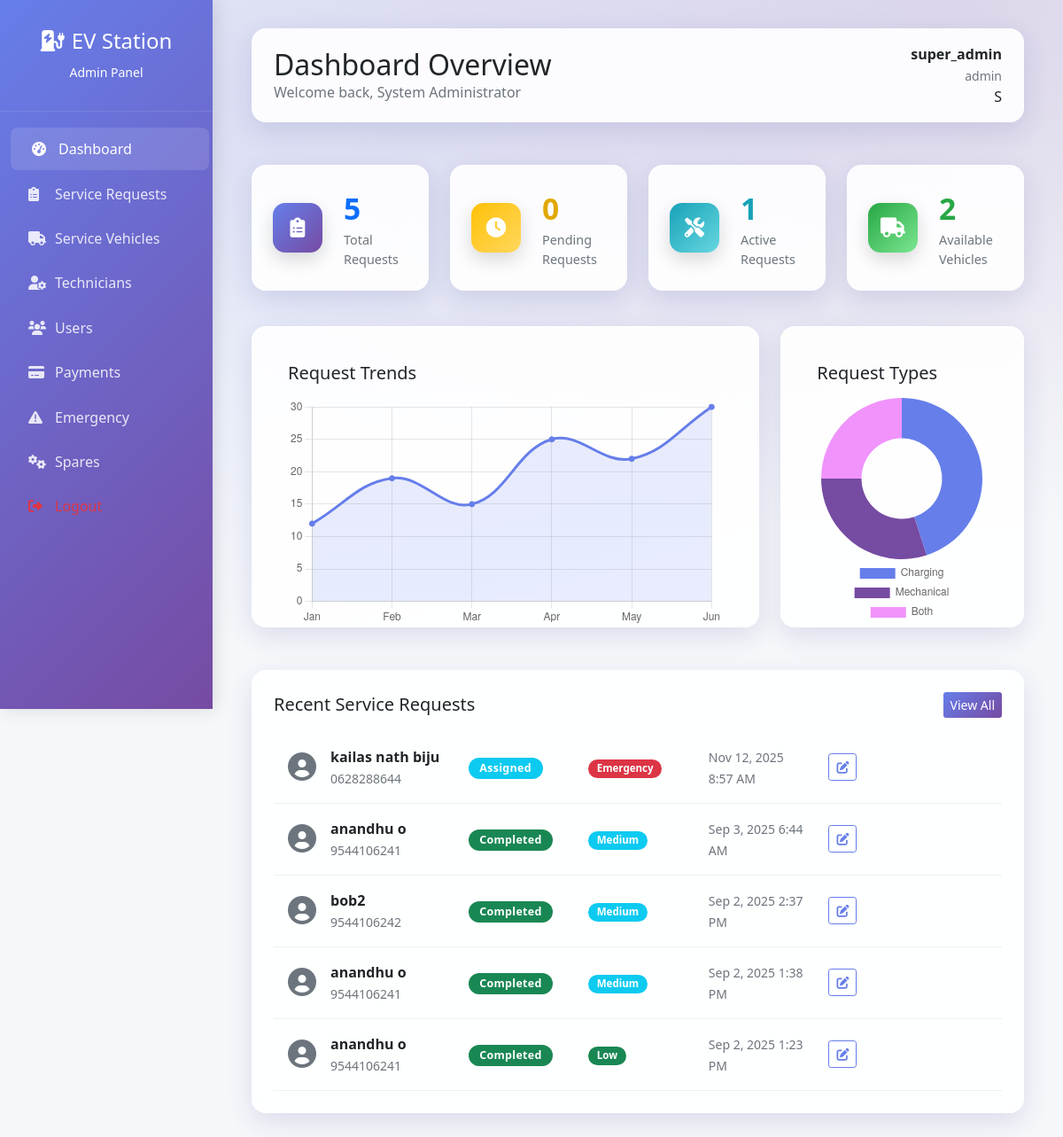
Page /admin/dashboard.php (signed in) on the committed database.
### tables this page shows
CREATE TABLE `service_requests` (
  `id` int(11) NOT NULL,
  `user_id` int(11) NOT NULL,
  `user_vehicle_id` int(11) DEFAULT NULL,
  `request_type` enum('charging','mechanical','both') NOT NULL,
  `vehicle_location_lat` decimal(10,8) NOT NULL,
  `vehicle_location_lng` decimal(11,8) NOT NULL,
  `description` text DEFAULT NULL,
  `urgency_level` enum('low','medium','high','emergency') DEFAULT 'medium',
  `status` enum('pending','assigned','in_progress','completed','cancelled') DEFAULT 'pending',
  `assigned_vehicle_id` int(11) DEFAULT NULL,
  `assigned_technician_id` int(11) DEFAULT NULL,
  `estimated_arrival_time` datetime DEFAULT NULL,
  `actual_arrival_time` datetime DEFAULT NULL,
  `completion_time` datetime DEFAULT NULL,
  `total_cost` decimal(10,2) DEFAULT NULL,
  `payment_status` enum('pending','paid','failed') DEFAULT 'pending',
  `created_at` timestamp NOT NULL DEFAULT current_timestamp(),
  `updated_at` timestamp NOT NULL DEFAULT current_timestamp() ON UPDATE current_timestamp()
);

CREATE TABLE `users` (
  `id` int(11) NOT NULL,
  `username` varchar(50) NOT NULL,
  `email` varchar(100) NOT NULL,
  `password` varchar(255) NOT NULL,
  `full_name` varchar(100) NOT NULL,
  `phone` varchar(20) DEFAULT NULL,
  `vehicle_model` varchar(100) DEFAULT NULL,
  `vehicle_plate` varchar(20) DEFAULT NULL,
  `created_at` timestamp NOT NULL DEFAULT current_timestamp(),
  `updated_at` timestamp NOT NULL DEFAULT current_timestamp() ON UPDATE current_timestamp()
);

### admin/dashboard.php (the view, shortened to what the rows shown need)
<?php
require_once '../includes/functions.php';
$adminManager = new AdminManager();
?>
<!DOCTYPE html>
<html lang="en">
<head>
    <link href="https://cdn.jsdelivr.net/npm/bootstrap@5.1.3/dist/css/bootstrap.min.css" rel="stylesheet">
    <link href="https://cdnjs.cloudflare.com/ajax/libs/font-awesome/6.0.0/css/all.min.css" rel="stylesheet">
    <link href="https://cdn.jsdelivr.net/npm/chart.js@3.7.0/dist/chart.min.css" rel="stylesheet">
</head>
<body>
    <div class="container-fluid">
        <div class="row">
            <div class="main-with-fixed-sidebar">
                <div class="main-content">
                    <div class="top-bar glass fade-in">
                        <div class="row align-items-center">
                            <div class="col-md-6">
                                <h2 class="mb-0">Dashboard Overview</h2>
                            </div>
                        </div>
                    </div>
                    <br>
                    <br>
                    <br>
                    <div class="recent-requests glass fade-in">
                        <?php
                        $recent_requests = $adminManager->getAllRequests(null, 5);
                        if (!empty($recent_requests)):
                        ?>
                            <?php foreach ($recent_requests as $request): ?>
                                <div class="request-item">
                                    <div class="row align-items-center">
                                        <div class="col-md-3">
                                            <div class="d-flex align-items-center">
                                                <div class="me-3">
                                                    <i class="fas fa-user-circle fa-2x text-muted"></i>
                                                </div>
                                                <div>
                                                    <div class="fw-bold"><?php echo htmlspecialchars($request['user_name']); ?></div>
                                                    <small class="text-muted"><?php echo htmlspecialchars($request['user_phone']); ?></small>
                                                </div>
                                            </div>
                                        </div>
                                        <div class="col-md-2">
                                            <span class="badge bg-<?php echo UtilityFunctions::getStatusColor($request['status']); ?> status-badge">
                                                <?php echo ucfirst(str_replace('_', ' ', $request['status'])); ?>
                                            </span>
                                        </div>
                                        <div class="col-md-2">
                                            <span class="badge bg-<?php echo UtilityFunctions::getUrgencyColor($request['urgency_level']); ?> urgency-badge">
                                                <?php echo ucfirst($request['urgency_level']); ?>
                                            </span>
                                        </div>
                                        <div class="col-md-2">
                                            <small class="text-muted"><?php echo UtilityFunctions::formatDateTime($request['created_at']); ?></small>
                                        </div>
                                        <div class="col-md-1">
                                            <a href="assign-request.php?id=<?php echo $request['id']; ?>" class="btn btn-outline-primary btn-sm">
                                                <i class="fas fa-edit"></i>
                                            </a>
                                        </div>
                                    </div>
                                </div>
                            <?php endforeach; ?>
                        <?php endif; ?>
                    </div>
                </div>
            </div>
        </div>
    </div>
    <script>
        // Request Trends Chart
        const requestCtx = document.getElementById('requestChart').getContext('2d');
        new Chart(requestCtx, {
            type: 'line',
            data: {
                labels: ['Jan', 'Feb', 'Mar', 'Apr', 'May', 'Jun'],
                datasets: [{
                    label: 'Service Requests',
                    data: [12, 19, 15, 25, 22, 30],
                    borderColor: '#667eea',
                    backgroundColor: 'rgba(102, 126, 234, 0.15)',
                    tension: 0.4,
                    fill: true,
                    pointRadius: 3,
                    pointBackgroundColor: '#667eea'
                }]
            },
            options: {
                responsive: true,
                maintainAspectRatio: false,
                plugins: { legend: { display: false } },
                scales: { y: { beginAtZero: true } },
                height: 280
            }
        });
        // Request Types Chart
        const typeCtx = document.getElementById('typeChart').getContext('2d');
        new Chart(typeCtx, {
            type: 'doughnut',
            data: {
                labels: ['Charging', 'Mechanical', 'Both'],
                datasets: [{
                    data: [45, 30, 25],
                    backgroundColor: ['#667eea', '#764ba2', '#f093fb'],
                    borderWidth: 0
                }]
            },
            options: {
                responsive: true,
                maintainAspectRatio: false,
                plugins: { legend: { position: 'bottom' } },
                height: 260
            }
        });
    </script>
</body>
</html>

### rows in the picture
service_requests: user.full_name "kailas nath biju", user.phone "0628288644", status "Assigned", urgency_level "Emergency", created_at "Nov 12, 2025 8:57 AM"
service_requests: user.full_name "anandhu o", user.phone "9544106241", status "Completed", urgency_level "Medium", created_at "Sep 3, 2025 6:44 AM"
service_requests: user.full_name "bob2", user.phone "9544106242", status "Completed", urgency_level "Medium", created_at "Sep 2, 2025 2:37 PM"
service_requests: user.full_name "anandhu o", user.phone "9544106241", status "Completed", urgency_level "Medium", created_at "Sep 2, 2025 1:38 PM"
service_requests: user.full_name "anandhu o", user.phone "9544106241", status "Completed", urgency_level "Low", created_at "Sep 2, 2025 1:23 PM"

### other values in the picture
$_SESSION['admin_full_name'] "System Administrator"
$_SESSION['admin_role'] "super_admin"
$_SESSION['admin_username'] "admin"
substr($_SESSION['admin_full_name'] ?? 'A', 0, 1) "S"
$stats['total_requests'] "5"
$stats['pending_requests'] "0"
$stats['active_requests'] "1"
$stats['available_vehicles'] "2"
